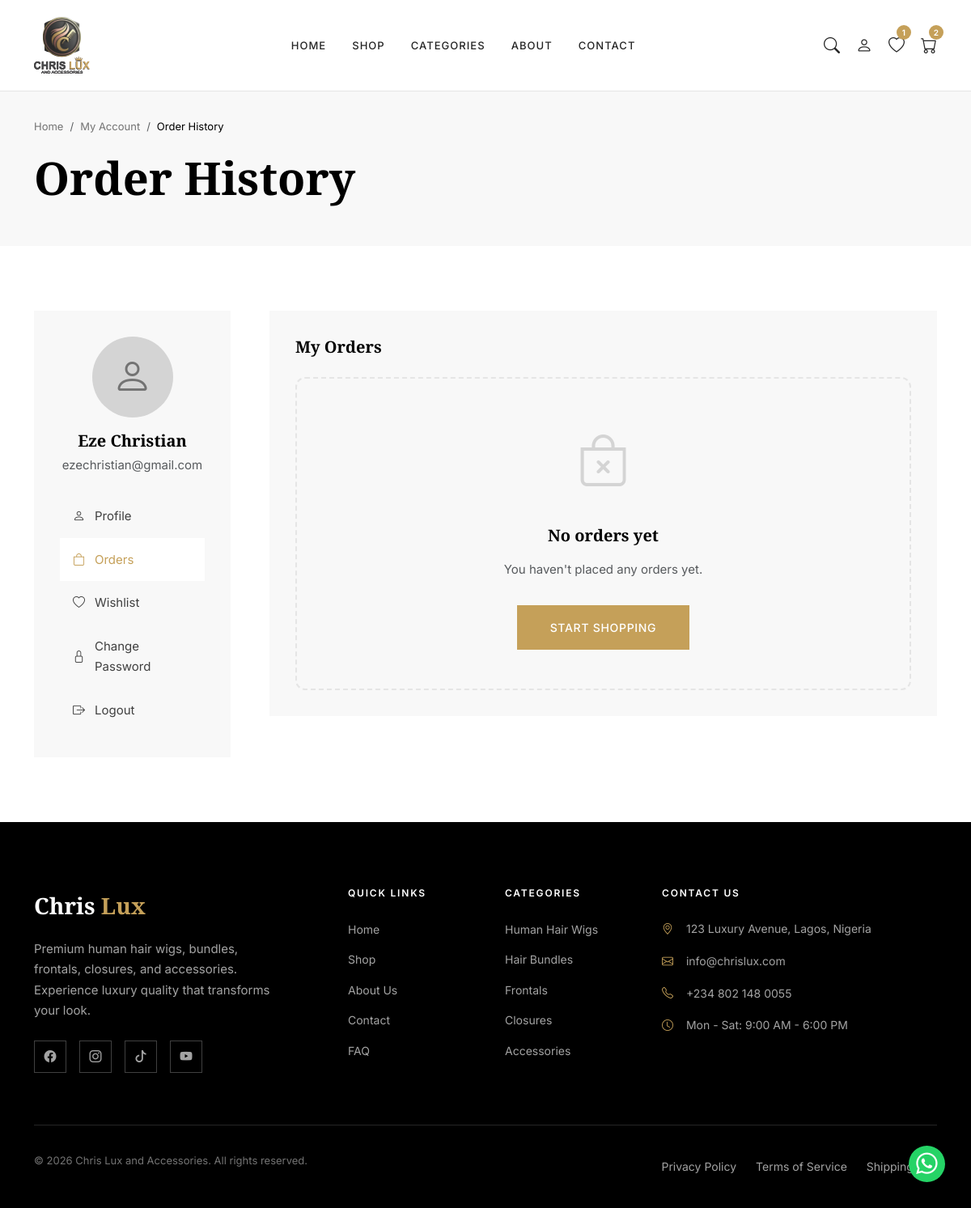
Page /accounts/orders/ (signed in) on the earlier database version.
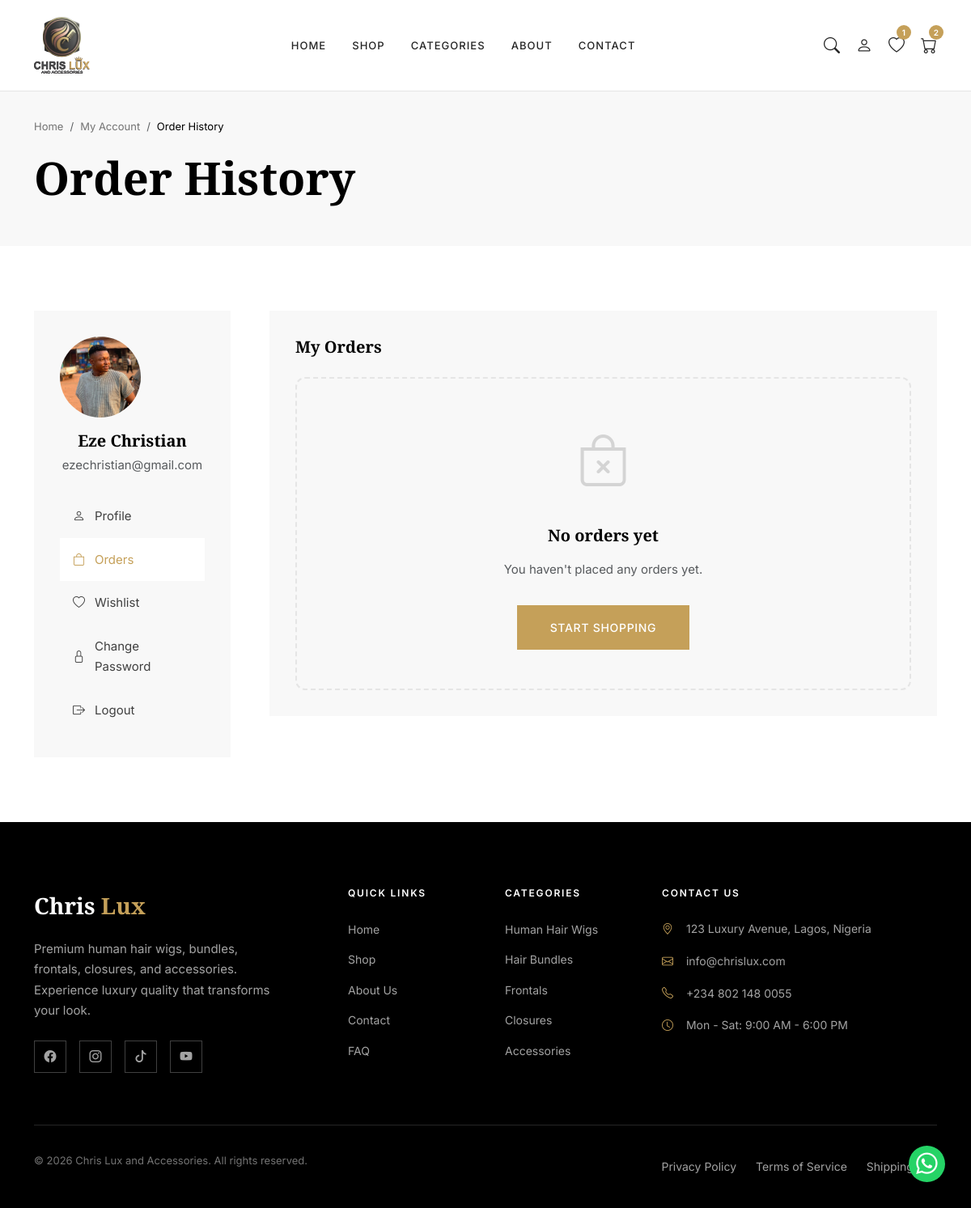
Same page on the later database version.
### chris_lux/accounts/models.py (models this page shows, shortened)
class User(AbstractUser):
    email = models.EmailField(unique=True)
    phone = models.CharField(max_length=20, blank=True)
    profile_image = models.ImageField(upload_to='profiles/', blank=True, null=True)
    date_of_birth = models.DateField(blank=True, null=True)
    address = models.TextField(blank=True)
    city = models.CharField(max_length=100, blank=True)
    state = models.CharField(max_length=100, blank=True)
    country = models.CharField(max_length=100, default='Nigeria')
    postal_code = models.CharField(max_length=20, blank=True)
    email_notifications = models.BooleanField(default=True)
    sms_notifications = models.BooleanField(default=False)
    created_at = models.DateTimeField(auto_now_add=True)
    updated_at = models.DateTimeField(auto_now=True)
    USERNAME_FIELD = 'email'
    REQUIRED_FIELDS = ['username', 'first_name', 'last_name']
    class Meta:
        verbose_name = 'User'
        verbose_name_plural = 'Users'
        ordering = ['-date_joined']
    def get_full_name(self):
        return f"{self.first_name} {self.last_name}".strip() or self.email

### chris_lux/accounts/views.py (the view)
# urls.py: path('orders/', views.OrderHistoryView.as_view(), name='order_history'),
class OrderHistoryView(LoginRequiredMixin, TemplateView):
    template_name = 'accounts/order_history.html'
    def get_context_data(self, **kwargs):
        context = super().get_context_data(**kwargs)
        context['orders'] = Order.objects.filter(user=self.request.user).prefetch_related('items')
        return context

### chris_lux/accounts/context_processors.py (called while the page is built)
def wishlist_count(request):
    if request.user.is_authenticated:
        count = Wishlist.objects.filter(user=request.user).count()
    else:
        count = 0
    return {'global_wishlist_count': count}

### chris_lux/cart/context_processors.py (called while the page is built)
def cart_context(request):
    cart = get_or_create_cart(request)
    return {
        'cart': cart,
        'cart_count': cart.item_count,
    }

### chris_lux/cart/models.py (called while the page is built)
    @property
    def item_count(self):
        return sum(item.quantity for item in self.items.all())

### chris_lux/cart/utils.py (called while the page is built)
def get_or_create_cart(request):
    if request.user.is_authenticated:
        cart, created = Cart.objects.get_or_create(user=request.user)
    else:
        session_id = request.session.session_key
        if not session_id:
            request.session.create()
            session_id = request.session.session_key
        cart, created = Cart.objects.get_or_create(session_id=session_id, user=None)
    return cart

### chris_lux/products/context_processors.py (called while the page is built)
def nav_categories(request):
    return {
        'nav_categories': Category.objects.all() # Or .filter(is_active=True)
    }

### templates/accounts/order_history.html (shortened to what the changed rows need)
{% extends 'base.html' %} {% load static %} {% load humanize %}
{% block title %}Order History - {{ SITE_NAME }}{% endblock %} {% block content %}
<section class="breadcrumb-section">
  <div class="container">
    <h1 class="mt-3">Order History</h1>
  </div>
</section>
<section class="section-padding">
  <div class="container">
    <div class="row g-5">
      <div class="col-lg-3">
        <div class="profile-sidebar">
          <div class="profile-avatar text-center mb-4">
            {% if user.profile_image %}
            <img
              src="{{ user.profile_image.url }}"
              alt="{{ user.first_name }}"
              class="avatar-image"
            />
            {% else %}
            <div class="avatar-placeholder">
              <i class="bi bi-person"></i>
            </div>
            {% endif %}
            <h5 class="mt-3 mb-1">{{ user.get_full_name }}</h5>
            <p class="text-muted">{{ user.email }}</p>
          </div>
        </div>
      </div>
    </div>
  </div>
</section>
{% endblock %}

Differences in the rows shown:
changed User "Eze Christian": profile_image: picture added; profile_image empty → "profiles/chris-1.jpeg" (drawn)
